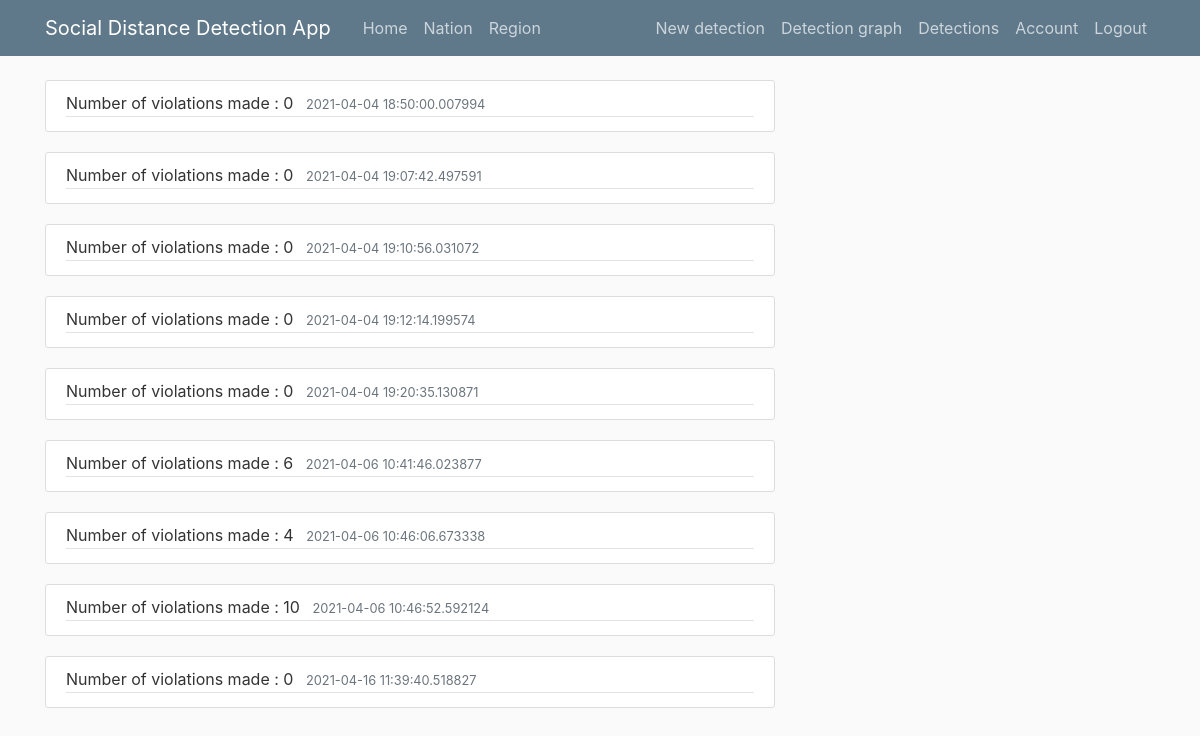
The page /detectionsMade (signed in) on the database as committed earlier.
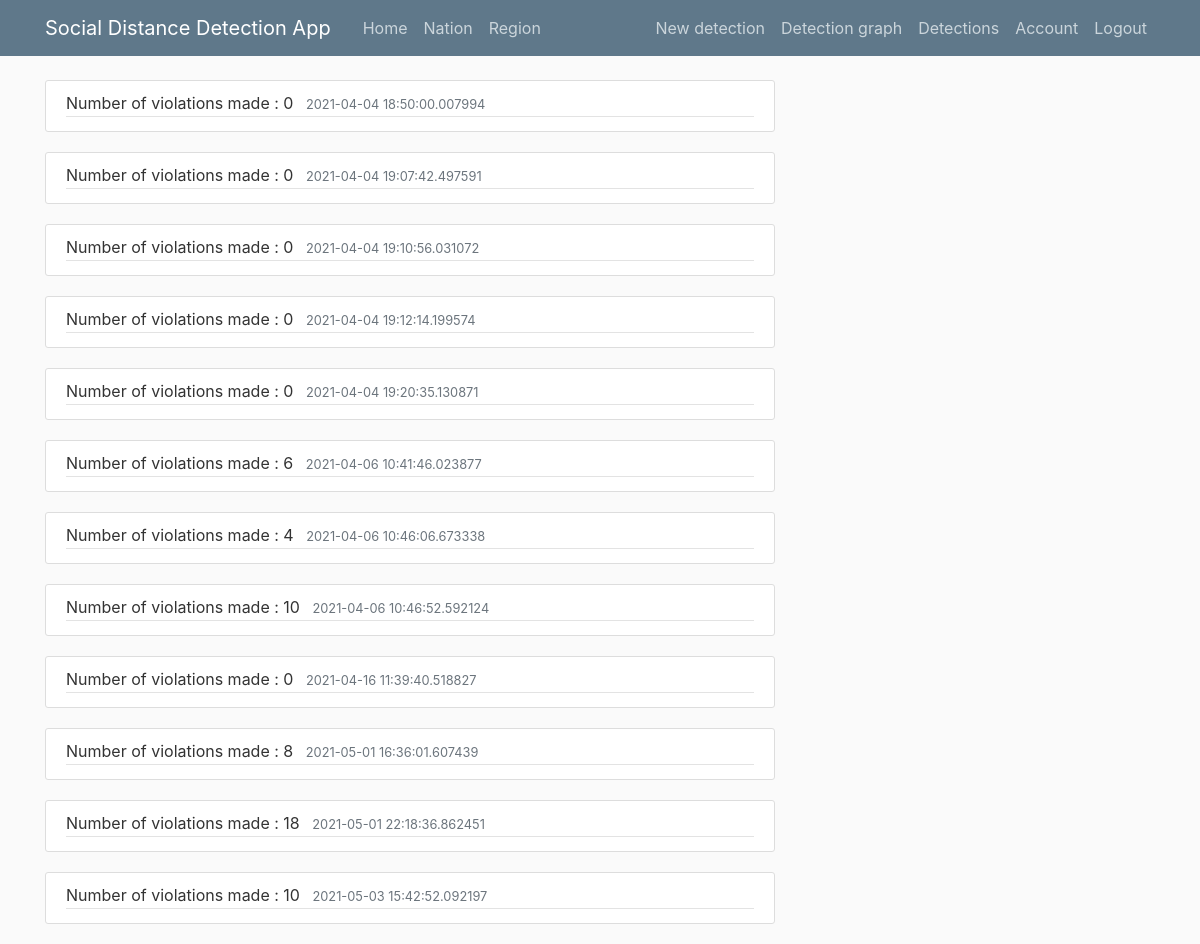
The same page on the database as committed later.
### app/models.py (models this page shows, shortened)
class Detections(db.Model):
    id = db.Column(db.Integer, primary_key=True)
    numberOfViolations = db.Column(db.Integer)
    date_posted = db.Column(db.DateTime, nullable=False, default=datetime.utcnow)
    user_id = db.Column(db.Integer, db.ForeignKey('user.id'), nullable=False)

### app/routes.py (the view)
@app.route("/detectionsMade")
@login_required
def detection_made():
    user = current_user
    detections = user.detections
    return render_template('detectionsMade.html', title='Detections made', detections=detections)

### app/models.py (called while the page is built)
@login_manager.user_loader
def load_user(user_id):
    return User.query.get(int(user_id))

### app/templates/detectionsMade.html
{%  extends "layout.html" %}
{% block content %}
    {% for detection in detections %}
        <article class="media content-section">
          <div class="media-body">
            <div class="article-metadata">
              <a class="mr-2">Number of violations made : {{ detection.numberOfViolations }}</a>
              <small class="text-muted">{{ detection.date_posted }}</small>
            </div>
          </div>
        </article>
    {% endfor %}
{% endblock content %}

### app/templates/layout.html (shortened to what this page needs)
<!DOCTYPE html>
<html lang="en">
<head>
    <link rel="stylesheet" href="https://maxcdn.bootstrapcdn.com/bootstrap/4.0.0/css/bootstrap.min.css">
    <link rel="stylesheet" type="text/css"  href="{{ url_for('static', filename='main.css') }}">
</head>
<body>
  <header class="site-header">
  <nav class="navbar navbar-expand-md navbar-dark bg-steel fixed-top">
    <div class="container">
      <a class="navbar-brand mr-4" href="/">Social Distance Detection App </a>
      <div class="collapse navbar-collapse" id="navbarToggle">
        <div class="navbar-nav mr-auto">
          <a class="nav-item nav-link" href="{{ url_for('welcome') }}">Home</a>
          <a class="nav-item nav-link" href="{{ url_for('nation') }}">Nation</a>
          <a class="nav-item nav-link" href="{{ url_for('region') }}">Region</a>
        </div>
        <div class="navbar-nav">
            {% if current_user.is_authenticated %}
                 <a class="nav-item nav-link" href="{{ url_for('new_detection')}}">New detection</a>
                 <a class="nav-item nav-link" href="{{ url_for('graphs')}}">Detection graph</a>
                 <a class="nav-item nav-link" href="{{ url_for('detection_made')}}">Detections</a>
                 <a class="nav-item nav-link" href="{{ url_for('account') }}">Account</a>
                 <a class="nav-item nav-link" href="{{ url_for('logout') }}">Logout</a>
            {% else %}
              <a class="nav-item nav-link" href="{{ url_for('login') }}">Login</a>
              <a class="nav-item nav-link" href="{{ url_for('register') }}">Register</a>
            {% endif %}
        </div>
      </div>
    </div>
  </nav>
</header>
  <main role="main" class="container">
  <div class="row">
    <div class="col-md-8">
      {% block content %}{% endblock %}
    </div>
</main>
</body>
</html>

### app/static/main.css (style rules this page uses)
body { background: #fafafa; color: #333333; margin-top: 5rem; }
.bg-steel { background-color: #5f788a; }
.site-header .navbar-nav .nav-link { color: #cbd5db; }
.content-section { background: #ffffff; padding: 10px 20px; border: 1px solid #dddddd; border-radius: 3px; margin-bottom: 20px; }
.article-metadata { padding-bottom: 1px; margin-bottom: 4px; border-bottom: 1px solid #e3e3e3 }

Rows that differ between the two databases and show on the page:
added Detections: numberOfViolations "8", date_posted "2021-05-01 16:36:01.607439"
added Detections: numberOfViolations "18", date_posted "2021-05-01 22:18:36.862451"
added Detections: numberOfViolations "10", date_posted "2021-05-03 15:42:52.092197"
